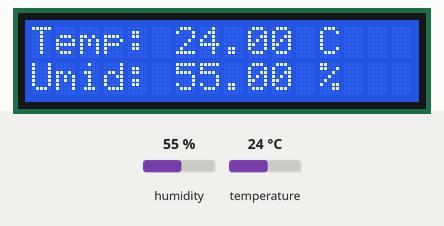
This sketch was run on a simulated Arduino Uno, built with avr-gcc and run on an emulated ATmega328P. Parts: 16×2 character LCD. Inputs (shaded band) come from the test bench; at power-on: humidity 55 %, temperature 24 °C. What the sketch prints to the serial monitor is not drawn.

Above: at 2.7 s.
2.8 s: humidity set to 22 %
At 5.4 s:
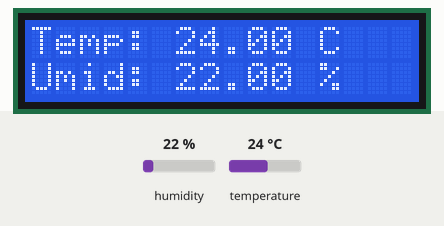
5.8 s: temperature set to 12 °C
At 6.5 s:
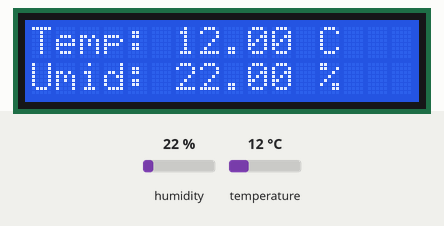
8.8 s: humidity set to 40 %
At 11.1 s:
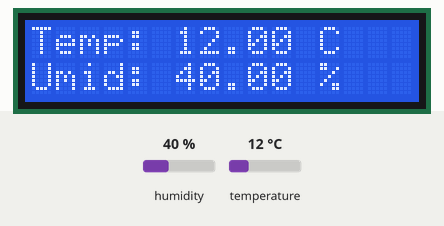
11.8 s: temperature set to 19 °C
At 13.4 s:
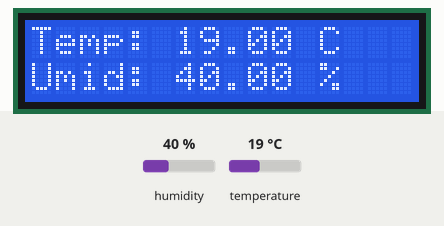
Timing chart, 0 to 14.9 s (numbered marks = the images above; inputs shaded):
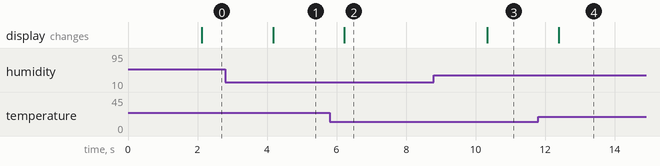

The sketch:

EX13-Estacao-Meteorologica.ino
```cpp
/*
  Medição de Temperatura e Umidade com DHT11 e Display LCD
  Este exemplo demonstra como utilizar um sensor DHT11 para medir temperatura e umidade,
  exibindo os valores em um display LCD 16x2 via I2C.

  Elaborado/Adaptado por Epaminondas Lage
*/

#include <Wire.h>
#include <LiquidCrystal_I2C.h>
#include <DHT.h>

// Definições do DHT11
#define DHTPIN 2     // Pino onde o sensor está conectado
#define DHTTYPE DHT11   // Tipo de sensor DHT11
DHT dht(DHTPIN, DHTTYPE);

// Definições do LCD
LiquidCrystal_I2C lcd(0x27, 16, 2); // Endereço I2C 0x27 para o LCD de 16 caracteres e 2 linhas

void setup() {
  // Inicializa o LCD
  lcd.init();
  lcd.backlight();

  // Inicializa o sensor DHT11
  dht.begin();

  // Inicializa a comunicação serial
  Serial.begin(9600);
}

void loop() {
  // Aguarda alguns segundos entre as leituras dos dados do sensor
  delay(2000);

  // Leitura dos dados do sensor DHT11
  float h = dht.readHumidity();
  float t = dht.readTemperature();

  // Verifica se a leitura falhou e se sim, tenta novamente
  if (isnan(h) || isnan(t)) {
    lcd.clear();
    lcd.setCursor(0, 0);
    lcd.print("Falha ao ler");
    lcd.setCursor(0, 1);
    lcd.print("do sensor DHT11");
    return;
  }

  // Exibe os valores no LCD
  lcd.clear();
  lcd.setCursor(0, 0);
  lcd.print("Temp: ");
  lcd.print(t);
  lcd.print(" C");
  lcd.setCursor(0, 1);
  lcd.print("Umid: ");
  lcd.print(h);
  lcd.print(" %");

  // Envia os dados para a porta serial
  Serial.print("Temperatura: ");
  Serial.print(t);
  Serial.print(" *C ");
  Serial.print("Umidade: ");
  Serial.print(h);
  Serial.println(" %");
}
```

Measured:
- after the input at 2.8 s, the display: changes after 1.4 s (image 1)
- after the input at 5.8 s, the display: changes after 0.42 s (image 2)
- after the input at 8.8 s, the display: changes after 1.5 s (image 3)
- after the input at 11.8 s, the display: changes after 0.59 s (image 4)
